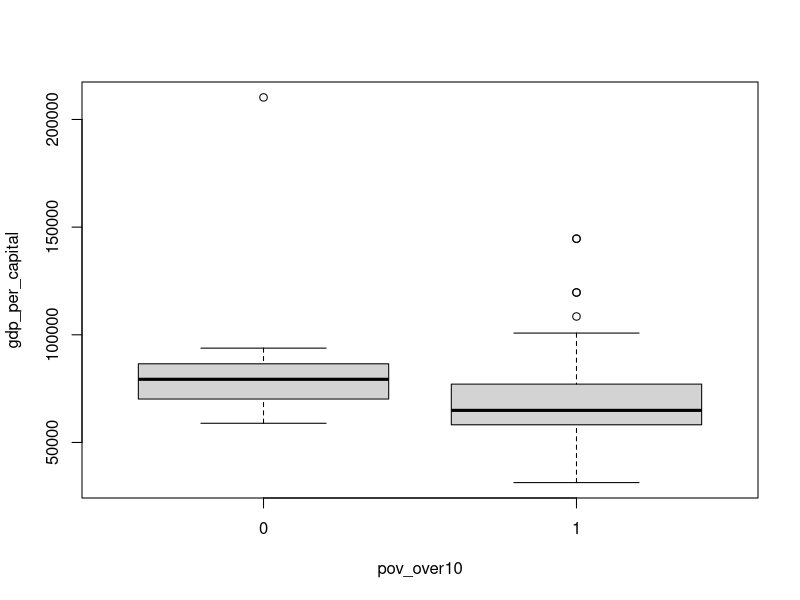
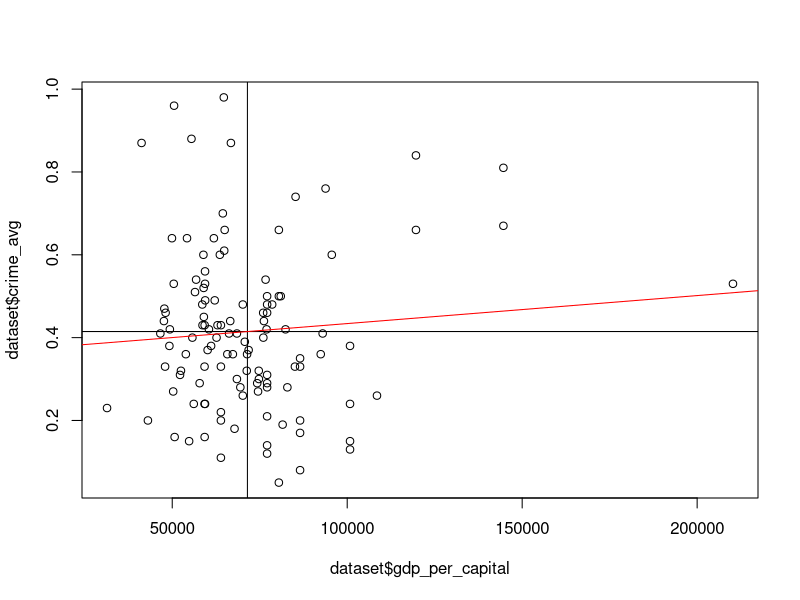
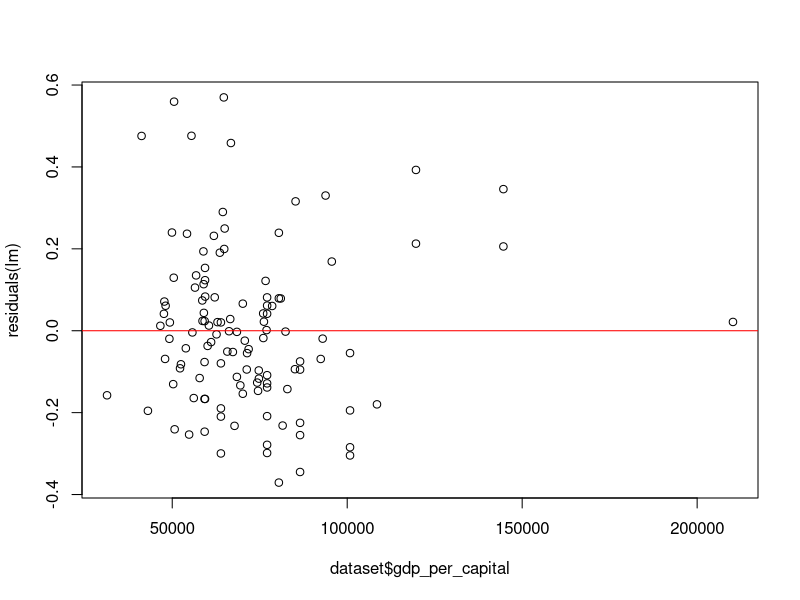

Write the R code that produced these figures, in order.
## Load packages
# NOTE: Run base.R if these commands return an error!
library(readr)
library(dplyr)
library(tidytext)
library(tidyverse)
library(ggplot2)
library(haven)
library(forcats)
library(psych)

# Load data 
library(readr)
data_raw <- read_csv("raw_data.csv")
dataset <- na.omit(data_raw) 
View(dataset)


# set working directory
setwd("C:/Users/jakeb/OneDrive/Desktop/sta_215")

##################################################################################
############### Table 1: descriptive statistics    ####################   
##################################################################################
table(dataset$land_locked)
table(dataset$football)
table(dataset$pov_over10)


max(dataset$land_locked)
min(dataset$land_locked)
max(dataset$football)
min(dataset$football)
max(dataset$pov_over10)
min(dataset$pov_over10)

mean(dataset$gdp_per_capital)
sd(dataset$gdp_per_capital)
max(dataset$gdp_per_capital)
min(dataset$gdp_per_capital)

mean(dataset$crime_avg)
sd(dataset$crime_avg)
max(dataset$crime_avg)
min(dataset$crime_avg)

##################################################################################
#################### Figure 1: boxplot             ####################   
##################################################################################

boxplot(gdp_per_capital ~ pov_over10, data = dataset)

anova <- aov(pov_avg ~ pov_over10, data = dataset)

summary(anova)

##################################################################################
####################   Figure 2: scatter plot             ####################   
##################################################################################
plot(dataset$gdp_per_capital, dataset$crime_avg)

meany <- mean(dataset$crime_avg)
meanx <- mean(dataset$gdp_per_capital)
abline(v = meanx, col = "black")
abline(h = meany, col = "black")
lm<- lm(crime_avg ~ gdp_per_capital, data = dataset)
summary(lm)
abline(lm, col = "red")



##################################################################################
####################  Figure 3: residual plot                ####################   
##################################################################################
# Plot the residuals
plot(dataset$gdp_per_capital, residuals(lm))

# Add a horizontal line at zero to indicate the baseline
abline(h = 0, col = "red")

##################################################################################
####################  Table 2: contingency table                ####################   
##################################################################################
table(dataset$football, dataset$land_locked)

chisq.test(table(dataset$lon_trm, dataset$land_locked))
